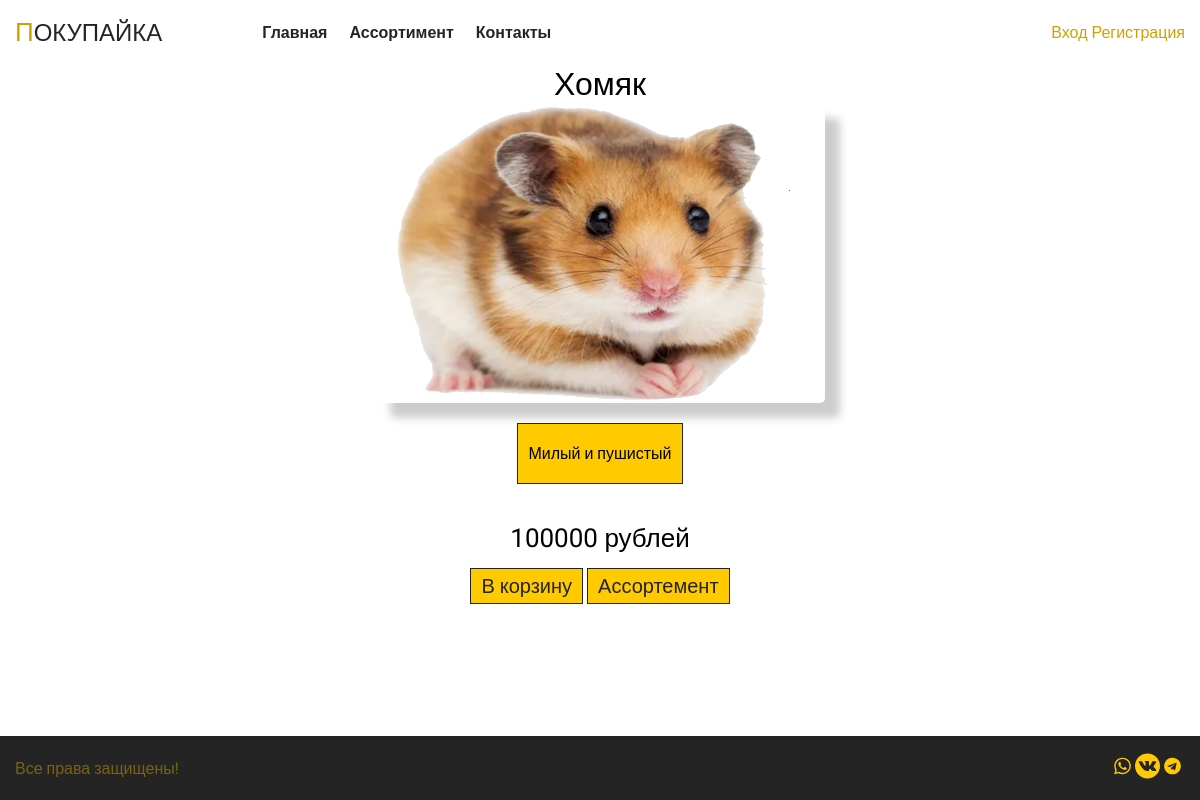
The app's page /product/77 with its own data.
### tables this page shows
CREATE TABLE `product` (
  `id` bigint NOT NULL,
  `name` varchar(100) NOT NULL,
  `description` varchar(2000) DEFAULT 'Отсуствует',
  `price` float NOT NULL
);

### application/controllers/MainController.php (called while the page is built, shortened)
<?php
class MainController extends Controller
{
    public function __construct($route)
    {
        $this->view->layout = 'other';
    }
    public function productAction(){
        $id = $this->route['id'];
        $Collection = $this->model->getProductCollectionList($id);
        $var = [
            'data' => $Collection
        ];
        $this->view->render('Покупайка', $var);
    }
}

### index.php (called while the page is built, shortened)
<?php
spl_autoload_register(function ($class) {
    $path = str_replace('\\', '/', $class.'.php');
});
$item = new Router();
$item->run();

### application/lib/Db.php (called while the page is built, shortened)
<?php
class Db {
    protected $db;
    public function __construct() {
        $config = require 'application/config/db.php';
        try{
            $this->db = new PDO('mysql:host='.$config['host'].';dbname='.$config['database'], $config['login'], $config['password']);
        }
        catch (\PDOException $e){
            $this->db = new PDO('mysql:host='.$config['reserve'].';dbname='.$config['database'], $config['login'], $config['password']);
        }
    }
    public function query($sql, $params = []) {
        $stmt = $this->db->prepare($sql);
        $stmt->execute();
        return $stmt;
    }
    public function row($sql, $params = []) {
        $result = $this->query($sql, $params);
        return $result->fetchAll(PDO::FETCH_ASSOC);
    }
}

### application/config/db.php (called while the page is built)
<?php
$path = $_SERVER['DOCUMENT_ROOT']."/settings.json";
$json = file_get_contents($path);
$db = json_decode($json, true);
return $db['database'];

### application/models/Main.php (called while the page is built, shortened)
<?php
class Main extends Model{
    public function getProductCollectionList($id){
        $Where = "where ";
        if(is_array($id)){
            foreach ($id as $element){
                $Where .= "id=$element or ";
            }
            $Where = rtrim($Where, " or ");
        }
        else{
            $Where .= "id=$id";
        }
        return $this->db->row("select * from product $Where");
    }
}

### application/core/Controller.php (called while the page is built, shortened)
<?php
abstract class Controller{
    public function __construct($route) {
        $this->route = $route;
        $this->model = $this->loadModel($route['controller']);
    }
    public function loadModel($name) {
        $path = 'application\models\\'.ucfirst($name);
        if (class_exists($path)) {
            return new $path;
        }
    }
}

### application/core/Model.php (called while the page is built, shortened)
<?php
abstract class Model{
    public function __construct()
    {
        $this->db = new Db();
    }
}

### application/views/main/product.php (the view)
<div class="container">
    <div class="aboutProduct__block">
        <h1><?=$data[0]['name']?></h1>
        <img src="/public/materials/<?=$data[0]['id']?>.png" alt="Фотография товара">
        <p><?=$data[0]['description']?></p>
        <br>
        <span><?=$data[0]['price']?> рублей</span>
        <div>
            <a href="">В корзину</a>
            <a href="/assortment">Ассортемент</a>
        </div>
    </div>
</div>

### public/styles/ministyle.css (style rules this page uses)
:root { --first--color: #cda200; --second--color: #242424; --opacity--color: rgba(237, 191, 18, 0.9); }
* { margin: 0; padding: 0; box-sizing: border-box; font-weight: normal; }
html,body { height: 100%; font-family: 'Roboto', sans-serif; }
body { background: #fff; font-size: 16px; font-weight: normal; font-style: normal; }
.container { width: 100%; max-width: 1200px; padding: 0 15px; margin: 0 auto; }
.aboutProduct__block { display: flex; flex-direction: column; justify-content: center; align-items: center }
.aboutProduct__block img { width: 450px; height: 300px; -webkit-box-shadow: 15px 15px 8px 0px rgba(0, 0, 0, 0.2); -moz-box-shadow: 15px 15px 8px 0px rgba(0, 0, 0, 0.2); box-shadow: 15px 15px 8px 0px rgba(0, 0, 0, 0.2); border-radius: 5px; }
.aboutProduct__block p { padding: 20px 10px; border: #242424 1px solid; background-color: #ffca00; margin: 20px; overflow-wrap: break-word; max-width: 500px; }
.aboutProduct__block span { font-size: 26px; animation: border-animation 5s infinite linear; }
.aboutProduct__block div { margin: 20px 0; gap: 20px; }
.aboutProduct__block div a { text-decoration: none; color: #242424; background-color: #ffca00; font-size: 20px; padding: 5px 10px; border: #242424 1px solid; }

### records on screen
product: name "Хомяк", description "Милый и пушистый", price "100000"
